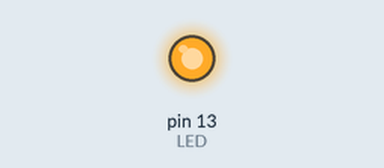
This sketch was run on a simulated Arduino Uno, built with avr-gcc and run on an emulated ATmega328P. On the bench: output pins drawn as LEDs (lit = HIGH).

Above: at 0.05 s.
At 2.92 s:
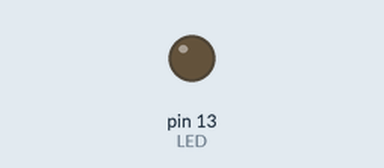
Timing chart, 0 to 3.2 s (numbered marks = the images above):
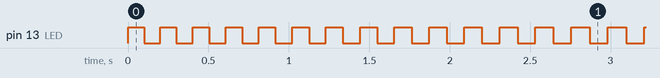

Measured:
- by itself, pin 13 (LED): repeats every 0.20 s: LOW 0.10 s, HIGH 0.10 s

The sketch:

2_Blink_Rate.ino
```cpp
const int LED = 13;


void setup()
{
  pinMode(LED, OUTPUT);


}

void loop()
{
  for(int i = 100; i < 1000; i++)
  {
    digitalWrite(LED, HIGH);
    delay(i);
    digitalWrite(LED, LOW);
    delay(i);
  }

}
```
